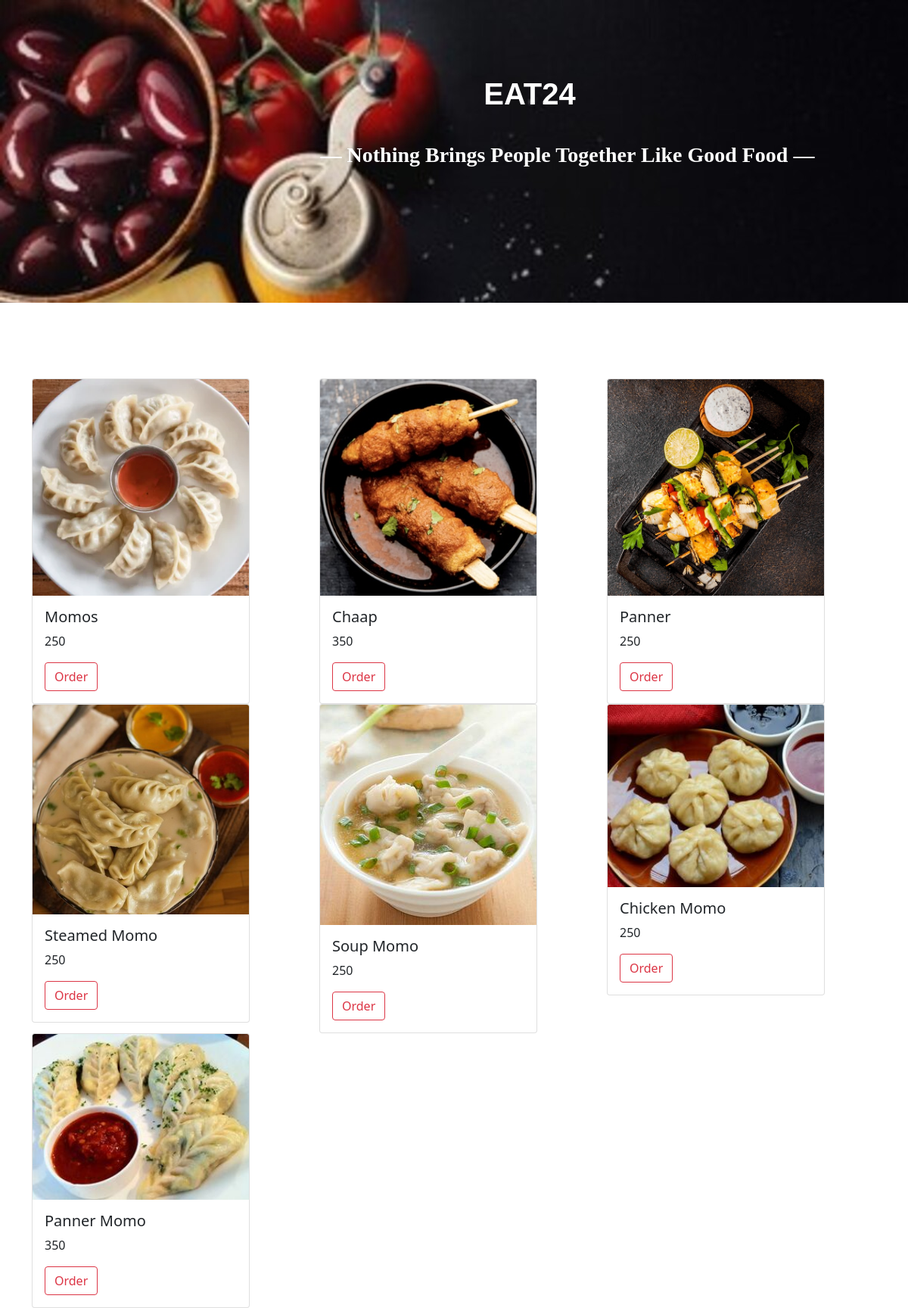
Page /menu_set.php?id=1 on the committed database.
### tables this page shows
CREATE TABLE `product` (
  `pid` int(10) NOT NULL,
  `brandid` int(10) NOT NULL,
  `name` varchar(20) NOT NULL,
  `price` int(200) NOT NULL,
  `quantity` int(10) NOT NULL,
  `type` varchar(50) NOT NULL,
  `img` varchar(50) NOT NULL
);

### menu_set.php (the view, shortened to what this page needs)
<?php
include'config.php';
?>
<!doctype html>
<html lang="en">
  <head>
    <link href="https://cdn.jsdelivr.net/npm/bootstrap@5.0.2/dist/css/bootstrap.min.css" rel="stylesheet">
  </head>
  <body>
         <div class="box" style="background-image:url('images/banner.jpg'); height:400px">
                <div class="heading">
                        <h1 style="color: white; font-family:arial;font-weight:600;text-align:center; padding-top:100px;margin-left:200px;">EAT24</h1>
                        <h3 style="color:white;font-family:arial-bold;font-weight:600; text-align:center;margin-left: 300px;margin-top:40px;"> &mdash; Nothing Brings People Together Like Good Food &mdash; </h3>
              </div>
          </div>
       <div class="container" style="margin-top:100px;">
        <div class="row">
             <?php
                  $id=$_GET['id'];
                  $sql="SELECT * FROM `product` WHERE brandid='$id'" or die("Query faiiled on line 25");
                  $run=mysqli_query($conn,$sql) or die("Quety failed on line 26");
                  if(mysqli_num_rows($run)>0){
                  while($result= mysqli_fetch_assoc($run)){
                ?>
            <div class="col-md-4">
                    <div class="card" style="width: 18rem;">
                            <img src="images/<?php echo $result['img'];?>" class="card-img-top" alt="...">
                            <div class="card-body">
                                 <h5 class="card-title"><?php echo $result['name'];?></h5>
                                <p class="card-text"><?php echo $result['price'];?></p>
                                <a href="order.php?id=<?php echo $result['pid'];?>" class="btn btn-outline-danger">Order</a>
                            </div>
                            </div>
            </div>
               <?php }
                    } ?>
        </div>
       </div>
  </body>
</html>

### rows in the picture
product: img (picture), name "Momos", price "250"
product: img (picture), name "Chaap", price "350"
product: img (picture), name "Panner", price "250"
product: img (picture), name "Steamed Momo", price "250"
product: img (picture), name "Soup Momo", price "250"
product: img (picture), name "Chicken Momo", price "250"
product: img (picture), name "Panner Momo", price "350"
